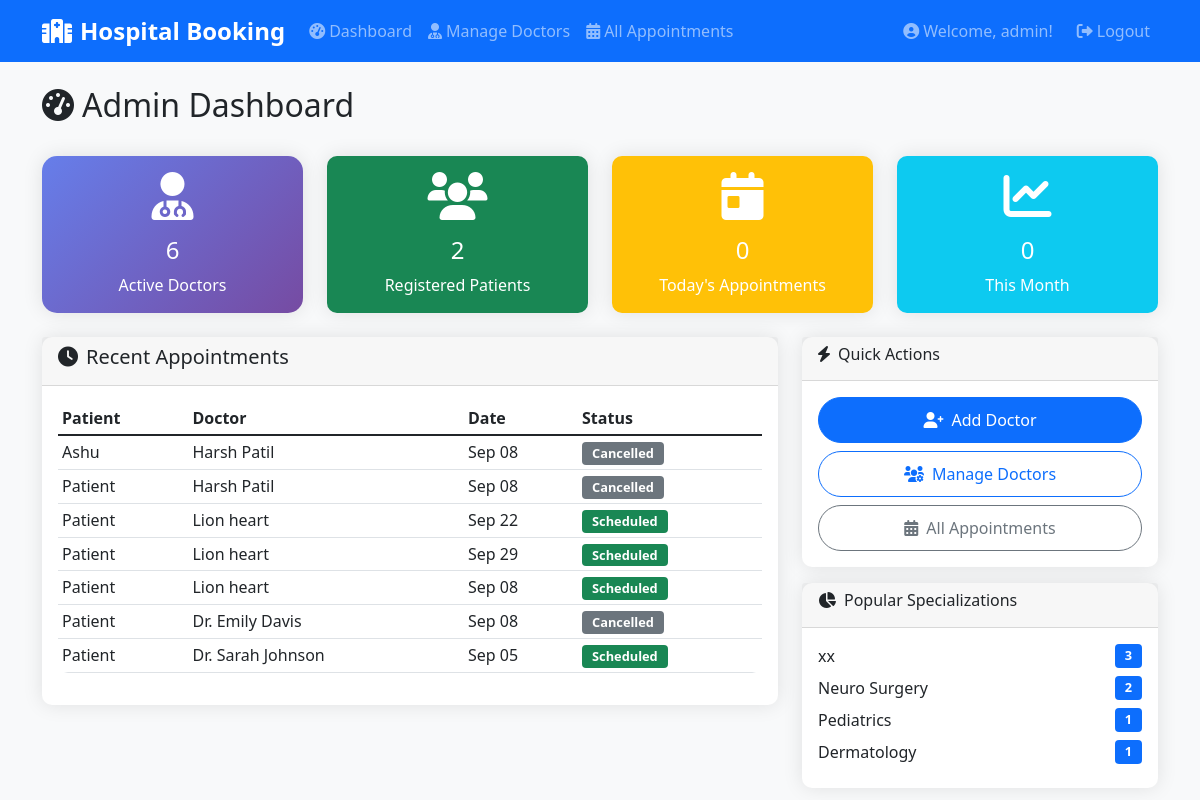
The app's page /admin/dashboard (signed in) with its own data.
### models/user.py (models this page shows, shortened)
class User(UserMixin, db.Model):
    id = db.Column(db.Integer, primary_key=True)
    username = db.Column(db.String(80), unique=True, nullable=False)
    email = db.Column(db.String(120), unique=True, nullable=False)
    password_hash = db.Column(db.String(128), nullable=False)
    role = db.Column(db.String(20), default='patient')  # 'patient' or 'admin'
    phone = db.Column(db.String(15))
    created_at = db.Column(db.DateTime, default=datetime.utcnow)
    appointments = db.relationship('Appointment', backref='patient', lazy=True)

### models/appointment.py (models this page shows, shortened)
class Appointment(db.Model):
    id = db.Column(db.Integer, primary_key=True)
    patient_id = db.Column(db.Integer, db.ForeignKey('user.id'), nullable=False)
    doctor_id = db.Column(db.Integer, db.ForeignKey('doctor.id'), nullable=False)
    appointment_date = db.Column(db.Date, nullable=False)
    appointment_time = db.Column(db.Time, nullable=False)
    status = db.Column(db.String(20), default='scheduled')  # scheduled, completed, cancelled
    notes = db.Column(db.Text)
    created_at = db.Column(db.DateTime, default=datetime.utcnow)

### models/doctor.py (models this page shows, shortened)
class Doctor(db.Model):
    id = db.Column(db.Integer, primary_key=True)
    name = db.Column(db.String(100), nullable=False)
    specialization = db.Column(db.String(100), nullable=False)
    email = db.Column(db.String(120))
    phone = db.Column(db.String(15))
    experience = db.Column(db.Integer)  # years of experience
    qualifications = db.Column(db.Text)
    is_available = db.Column(db.Boolean, default=True)
    created_at = db.Column(db.DateTime, default=datetime.utcnow)
    appointments = db.relationship('Appointment', backref='doctor', lazy=True)
    schedules = db.relationship('DoctorSchedule', backref='doctor', lazy=True, cascade='all, delete-orphan')

### routes/admin.py (the view)
@admin_bp.route('/admin/dashboard')
@login_required
@admin_required
def dashboard():
    total_doctors = Doctor.query.filter_by(is_available=True).count()
    total_patients = User.query.filter_by(role='patient').count()
    today = datetime.now().date()
    today_appointments = Appointment.query.filter_by(
        appointment_date=today,
        status='scheduled'
    ).count()
    this_month = datetime.now().replace(day=1).date()
    monthly_appointments = Appointment.query.filter(
        Appointment.appointment_date >= this_month
    ).count()
    recent_appointments = Appointment.query.order_by(
        Appointment.created_at.desc()
    ).limit(10).all()
    popular_specs = db.session.query(
        Doctor.specialization,
        func.count(Appointment.id).label('count')
    ).join(Appointment).group_by(Doctor.specialization).order_by(
        func.count(Appointment.id).desc()
    ).limit(5).all()
    return render_template('admin_dashboard.html',
                         total_doctors=total_doctors,
                         total_patients=total_patients,
                         today_appointments=today_appointments,
                         monthly_appointments=monthly_appointments,
                         recent_appointments=recent_appointments,
                         popular_specs=popular_specs)

### app.py (called while the page is built)
def create_app(config_name=None):
    app = Flask(__name__)
    if config_name is None:
        config_name = os.environ.get('FLASK_ENV', 'development')
    app.config.from_object(config[config_name])
    db.init_app(app)
    login_manager = LoginManager()
    login_manager.init_app(app)
    login_manager.login_view = 'auth.login'
    login_manager.login_message = 'Please log in to access this page.'
    login_manager.login_message_category = 'info'
    @login_manager.user_loader
    def load_user(user_id):
        return User.query.get(int(user_id))
    app.register_blueprint(auth_bp)
    app.register_blueprint(patient_bp)
    app.register_blueprint(admin_bp)
    with app.app_context():
        db.create_all()
        create_sample_data()
    return app

### routes/admin.py (called while the page is built)
def admin_required(f):
    @wraps(f)
    def decorated_function(*args, **kwargs):
        if not current_user.is_authenticated or current_user.role != 'admin':
            flash('Admin access required!', 'error')
            return redirect(url_for('auth.login'))
        return f(*args, **kwargs)
    return decorated_function

### templates/admin_dashboard.html (shortened to what this page needs)
{% extends "base.html" %}
{% block content %}
<div class="d-flex justify-content-between align-items-center mb-4">
    <h2><i class="fas fa-tachometer-alt me-2"></i>Admin Dashboard</h2>
</div>
<div class="row mb-4">
    <div class="col-md-3">
        <div class="card stats-card text-white">
            <div class="card-body text-center">
                <i class="fas fa-user-md fa-3x mb-3"></i>
                <h4>{{ total_doctors }}</h4>
                <p class="mb-0">Active Doctors</p>
            </div>
        </div>
    </div>
    <div class="col-md-3">
        <div class="card bg-success text-white">
            <div class="card-body text-center">
                <i class="fas fa-users fa-3x mb-3"></i>
                <h4>{{ total_patients }}</h4>
                <p class="mb-0">Registered Patients</p>
            </div>
        </div>
    </div>
    <div class="col-md-3">
        <div class="card bg-warning text-white">
            <div class="card-body text-center">
                <i class="fas fa-calendar-day fa-3x mb-3"></i>
                <h4>{{ today_appointments }}</h4>
                <p class="mb-0">Today's Appointments</p>
            </div>
        </div>
    </div>
    <div class="col-md-3">
        <div class="card bg-info text-white">
            <div class="card-body text-center">
                <i class="fas fa-chart-line fa-3x mb-3"></i>
                <h4>{{ monthly_appointments }}</h4>
                <p class="mb-0">This Month</p>
            </div>
        </div>
    </div>
</div>
<div class="row">
    <div class="col-md-8">
        <div class="card">
            <div class="card-header">
                <h5><i class="fas fa-clock me-2"></i>Recent Appointments</h5>
            </div>
            <div class="card-body">
                {% if recent_appointments %}
                    <div class="table-responsive">
                        <table class="table table-sm">
                            <thead>
                                <tr>
                                    <th>Patient</th>
                                    <th>Doctor</th>
                                    <th>Date</th>
                                    <th>Status</th>
                                </tr>
                            </thead>
                            <tbody>
                                {% for appointment in recent_appointments %}
                                <tr>
                                    <td>{{ appointment.patient.username }}</td>
                                    <td>{{ appointment.doctor.name }}</td>
                                    <td>{{ appointment.appointment_date.strftime('%b %d') }}</td>
                                    <td>
                                        <span class="badge bg-{{ 'success' if appointment.status == 'scheduled' else 'secondary' }}">
                                            {{ appointment.status.title() }}
                                        </span>
                                    </td>
                                </tr>
                                {% endfor %}
                            </tbody>
                        </table>
                    </div>
                {% else %}
                    <p class="text-muted text-center">No recent appointments.</p>
                {% endif %}
            </div>
        </div>
    </div>
    <div class="col-md-4">
        <div class="card">
            <div class="card-header">
                <h6><i class="fas fa-bolt me-2"></i>Quick Actions</h6>
            </div>
            <div class="card-body">
                <div class="d-grid gap-2">
                    <a href="{{ url_for('admin.add_doctor') }}" class="btn btn-primary">
                        <i class="fas fa-user-plus me-2"></i>Add Doctor
                    </a>
                    <a href="{{ url_for('admin.manage_doctors') }}" class="btn btn-outline-primary">
                        <i class="fas fa-users-cog me-2"></i>Manage Doctors
                    </a>
                    <a href="{{ url_for('admin.view_all_appointments') }}" class="btn btn-outline-secondary">
                        <i class="fas fa-calendar-alt me-2"></i>All Appointments
                    </a>
                </div>
            </div>
        </div>
        {% if popular_specs %}
        <div class="card mt-3">
            <div class="card-header">
                <h6><i class="fas fa-chart-pie me-2"></i>Popular Specializations</h6>
            </div>
            <div class="card-body">
                {% for spec, count in popular_specs %}
                    <div class="d-flex justify-content-between mb-2">
                        <span>{{ spec }}</span>
                        <span class="badge bg-primary">{{ count }}</span>
                    </div>
                {% endfor %}
            </div>
        </div>
        {% endif %}
    </div>
</div>
{% endblock %}

### templates/base.html (shortened to what this page needs)
<!DOCTYPE html>
<html lang="en">
<head>
    <link href="https://cdn.jsdelivr.net/npm/bootstrap@5.1.3/dist/css/bootstrap.min.css" rel="stylesheet">
    <link href="https://cdnjs.cloudflare.com/ajax/libs/font-awesome/6.0.0/css/all.min.css" rel="stylesheet">
    <link href="{{ url_for('static', filename='css/style.css') }}" rel="stylesheet">
</head>
<body>
    <nav class="navbar navbar-expand-lg navbar-dark bg-primary">
        <div class="container">
            <a class="navbar-brand" href="{{ url_for('auth.index') }}">
                <i class="fas fa-hospital me-2"></i>Hospital Booking
            </a>
            {% if current_user.is_authenticated %}
            <div class="collapse navbar-collapse" id="navbarNav">
                <ul class="navbar-nav me-auto">
                    {% if current_user.role == 'patient' %}
                        <li class="nav-item">
                            <a class="nav-link" href="{{ url_for('patient.dashboard') }}">
                                <i class="fas fa-tachometer-alt me-1"></i>Dashboard
                            </a>
                        </li>
                        <li class="nav-item">
                            <a class="nav-link" href="{{ url_for('patient.view_doctors') }}">
                                <i class="fas fa-user-md me-1"></i>Find Doctors
                            </a>
                        </li>
                        <li class="nav-item">
                            <a class="nav-link" href="{{ url_for('patient.appointment_history') }}">
                                <i class="fas fa-history me-1"></i>History
                            </a>
                        </li>
                        <li class="nav-item">
                            <a class="nav-link" href="{{ url_for('patient.profile') }}">
                                <i class="fas fa-user me-1"></i>Profile
                            </a>
                        </li>
                    {% elif current_user.role == 'admin' %}
                        <li class="nav-item">
                            <a class="nav-link" href="{{ url_for('admin.dashboard') }}">
                                <i class="fas fa-tachometer-alt me-1"></i>Dashboard
                            </a>
                        </li>
                        <li class="nav-item">
                            <a class="nav-link" href="{{ url_for('admin.manage_doctors') }}">
                                <i class="fas fa-user-md me-1"></i>Manage Doctors
                            </a>
                        </li>
                        <li class="nav-item">
                            <a class="nav-link" href="{{ url_for('admin.view_all_appointments') }}">
                                <i class="fas fa-calendar-alt me-1"></i>All Appointments
                            </a>
                        </li>
                    {% endif %}
                </ul>
                <div class="navbar-nav">
                    <span class="navbar-text me-3">
                        <i class="fas fa-user-circle me-1"></i>Welcome, {{ current_user.username }}!
                    </span>
                    <a class="nav-link" href="{{ url_for('auth.logout') }}">
                        <i class="fas fa-sign-out-alt me-1"></i>Logout
                    </a>
                </div>
            </div>
            {% endif %}
        </div>
    </nav>
    <div class="container mt-4">
        {% block content %}{% endblock %}
    </div>
</body>
</html>

### static/css/style.css (style rules this page uses)
:root { --primary-color: #0d6efd; --secondary-color: #6c757d; --success-color: #198754; --danger-color: #dc3545; --warning-color: #ffc107; --info-color: #0dcaf0; }
body { background-color: #f8f9fa; }
.card { border: none; border-radius: 10px; box-shadow: 0 0 20px rgba(0,0,0,0.1); transition: transform 0.3s ease; }
.navbar-brand { font-weight: bold; font-size: 1.5rem; }
.btn { border-radius: 25px; padding: 10px 25px; font-weight: 500; transition: all 0.3s ease; }
.table { background: white; border-radius: 10px; overflow: hidden; }
.badge { font-size: 0.8rem; padding: 5px 10px; }
.stats-card { background: linear-gradient(135deg, #667eea 0%, #764ba2 100%); color: white; border-radius: 15px; }

### records on screen
User: username "admin"
Appointment: patient.username "Ashu", doctor.name "Harsh Patil", appointment_date "Sep 08", status "Cancelled"
Appointment: patient.username "Patient", doctor.name "Harsh Patil", appointment_date "Sep 08", status "Cancelled"
Appointment: patient.username "Patient", doctor.name "Lion heart", appointment_date "Sep 22", status "Scheduled"
Appointment: patient.username "Patient", doctor.name "Lion heart", appointment_date "Sep 29", status "Scheduled"
Appointment: patient.username "Patient", doctor.name "Lion heart", appointment_date "Sep 08", status "Scheduled"
Appointment: patient.username "Patient", doctor.name "Dr. Emily Davis", appointment_date "Sep 08", status "Cancelled"
Appointment: patient.username "Patient", doctor.name "Dr. Sarah Johnson", appointment_date "Sep 05", status "Scheduled"
Doctor: specialization "Neuro Surgery", count "2"
Doctor: specialization "Pediatrics", is_available "1"
Doctor: specialization "Dermatology", is_available "1"

### other values on screen
{{ total_doctors }} "6"
{{ total_patients }} "2"
{{ today_appointments }} "0"
{{ monthly_appointments }} "0"
{{ spec }} "xx"
{{ count }} "3"
